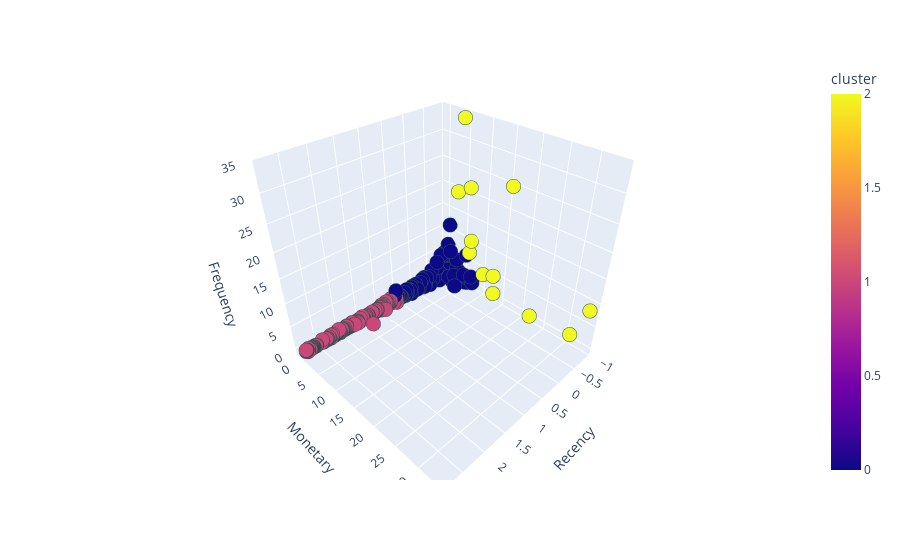

Notebook code cell kept with this figure:
### Code cell
import plotly.express as px
fig = px.scatter_3d(rfm_scaled, x='Recency', y='Monetary', z='Frequency',
              color='cluster').update_traces(marker_size=5, marker_line=dict(width=2, color='#2F4F4F'))
fig.show()

### Figure 1 — Plotly figure (JSON) as saved in the notebook; plotly's stock layout.template omitted (floating-point values rounded to 4 significant figures; data arrays with more than 128 entries replaced by an {"elided": "..."} marker saying what was removed)
{"data": [{"hovertemplate": "Recency=%{x}<br>Monetary=%{y}<br>Frequency=%{z}<br>cluster=%{marker.color}<extra></extra>", "legendgroup": "", "marker": {"color": {"elided": "4372 int values"}, "coloraxis": "coloraxis", "line": {"color": "#2F4F4F", "width": 2}, "size": 5, "symbol": "circle"}, "mode": "markers", "name": "", "scene": "scene", "showlegend": false, "type": "scatter3d", "x": {"elided": "4372 float values"}, "y": {"elided": "4372 float values"}, "z": {"elided": "4372 float values"}}], "layout": {"coloraxis": {"colorbar": {"title": {"text": "cluster"}}, "colorscale": [[0, "#0d0887"], [0.1111, "#46039f"], [0.2222, "#7201a8"], [0.3333, "#9c179e"], [0.4444, "#bd3786"], [0.5556, "#d8576b"], [0.6667, "#ed7953"], [0.7778, "#fb9f3a"], [0.8889, "#fdca26"], [1, "#f0f921"]]}, "legend": {"tracegroupgap": 0}, "margin": {"t": 60}, "scene": {"domain": {"x": [0, 1], "y": [0, 1]}, "xaxis": {"title": {"text": "Recency"}}, "yaxis": {"title": {"text": "Monetary"}}, "zaxis": {"title": {"text": "Frequency"}}}}}
